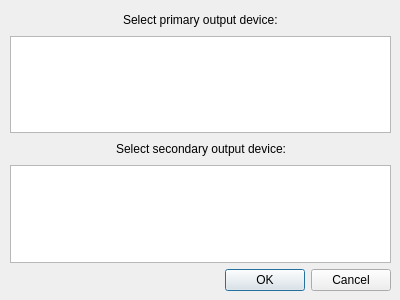
<?xml version="1.0" encoding="UTF-8"?>
<ui version="4.0">
 <class>ConfigDialog</class>
 <widget class="QDialog" name="ConfigDialog">
  <property name="geometry">
   <rect>
    <x>0</x>
    <y>0</y>
    <width>400</width>
    <height>300</height>
   </rect>
  </property>
  <property name="windowTitle">
   <string>Dialog</string>
  </property>
  <widget class="QWidget" name="verticalLayoutWidget">
   <property name="geometry">
    <rect>
     <x>10</x>
     <y>10</y>
     <width>381</width>
     <height>281</height>
    </rect>
   </property>
   <layout class="QVBoxLayout" name="verticalLayout">
    <item>
     <layout class="QHBoxLayout" name="primaryLayout">
      <item>
       <spacer name="leftSpacer">
        <property name="orientation">
         <enum>Qt::Horizontal</enum>
        </property>
        <property name="sizeHint" stdset="0">
         <size>
          <width>40</width>
          <height>20</height>
         </size>
        </property>
       </spacer>
      </item>
      <item>
       <widget class="QLabel" name="title">
        <property name="text">
         <string>Select primary output device:</string>
        </property>
       </widget>
      </item>
      <item>
       <spacer name="rightSpacer">
        <property name="orientation">
         <enum>Qt::Horizontal</enum>
        </property>
        <property name="sizeHint" stdset="0">
         <size>
          <width>40</width>
          <height>20</height>
         </size>
        </property>
       </spacer>
      </item>
     </layout>
    </item>
    <item>
     <widget class="QListWidget" name="primaryDevicesList"/>
    </item>
    <item>
     <layout class="QHBoxLayout" name="secondaryLayout">
      <item>
       <spacer name="leftSpacer_3">
        <property name="orientation">
         <enum>Qt::Horizontal</enum>
        </property>
        <property name="sizeHint" stdset="0">
         <size>
          <width>40</width>
          <height>20</height>
         </size>
        </property>
       </spacer>
      </item>
      <item>
       <widget class="QLabel" name="title_3">
        <property name="text">
         <string>Select secondary output device:</string>
        </property>
       </widget>
      </item>
      <item>
       <spacer name="rightSpacer_3">
        <property name="orientation">
         <enum>Qt::Horizontal</enum>
        </property>
        <property name="sizeHint" stdset="0">
         <size>
          <width>40</width>
          <height>20</height>
         </size>
        </property>
       </spacer>
      </item>
     </layout>
    </item>
    <item>
     <widget class="QListWidget" name="secondaryDevicesList"/>
    </item>
    <item>
     <widget class="QDialogButtonBox" name="buttonBox">
      <property name="orientation">
       <enum>Qt::Horizontal</enum>
      </property>
      <property name="standardButtons">
       <set>QDialogButtonBox::Cancel|QDialogButtonBox::Ok</set>
      </property>
     </widget>
    </item>
   </layout>
  </widget>
 </widget>
 <resources/>
 <connections/>
</ui>
